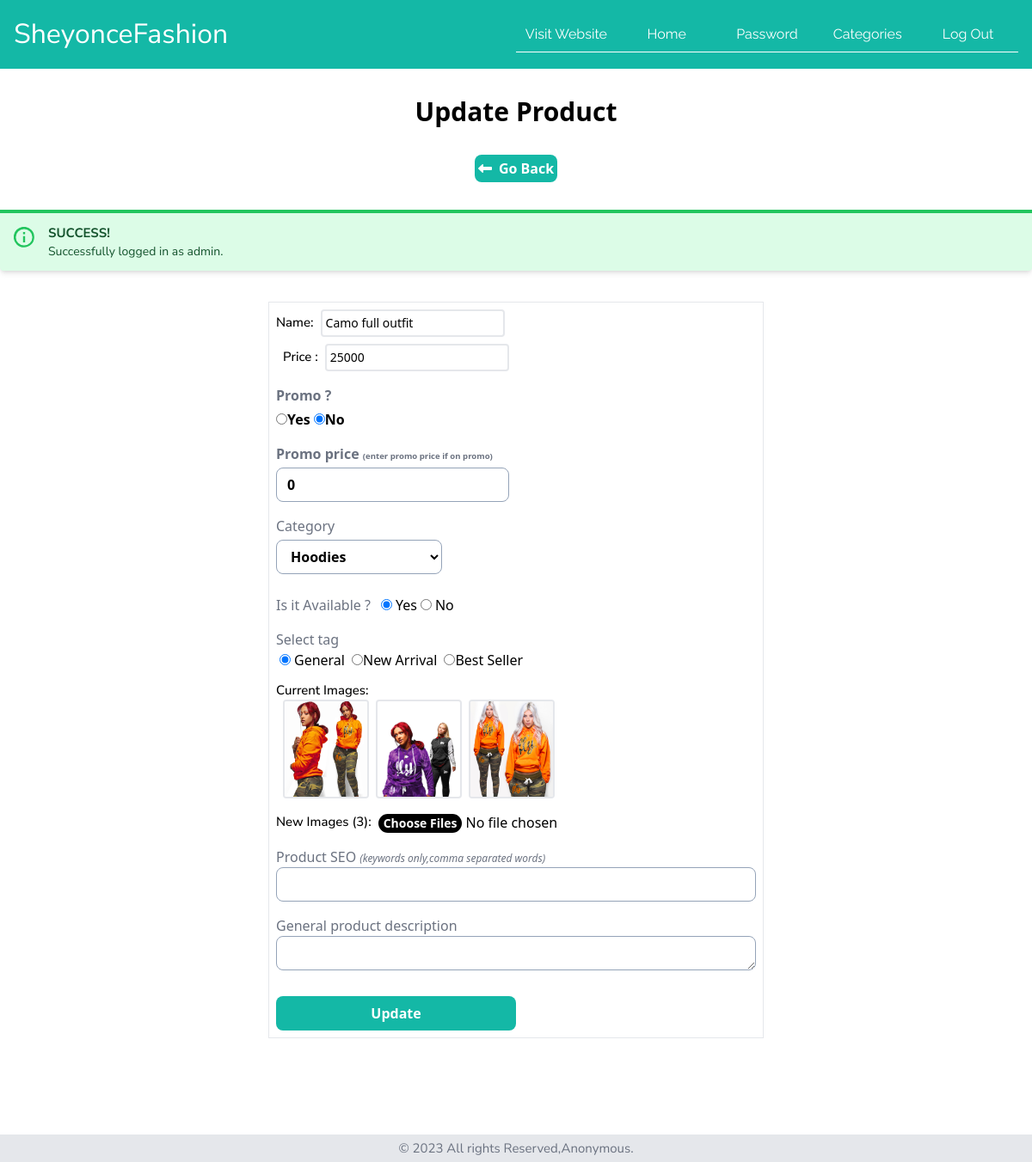
Screenshot of /admin_panel/update-prod.php?id=2 (signed in) with the database file from the repository.
### tables this page shows
CREATE TABLE `products_list` (
  `product_code` int(11) NOT NULL,
  `product_name` varchar(60) NOT NULL,
  `product_price` varchar(19) NOT NULL DEFAULT '0',
  `promo` int(11) DEFAULT 0,
  `product_pprice` varchar(19) NOT NULL DEFAULT '0',
  `product_category` int(11) NOT NULL,
  `product_desc` text NOT NULL,
  `product_seo` text NOT NULL,
  `available` int(11) NOT NULL,
  `best_or_new` int(11) NOT NULL DEFAULT 0 COMMENT '0 os defaut,1 is new ariival, 2 is best seller',
  `product_image` varchar(255) NOT NULL
);

CREATE TABLE `tbl_category` (
  `id` int(11) NOT NULL,
  `cat_name` varchar(56) NOT NULL,
  `cat_image` text NOT NULL
);

### admin_panel/update-prod.php (the view, shortened to what this page needs)
<?php
include '../config/config.inc.php';
?>
 <?php
    if(isset($_GET['id'])){
        $id = $_GET['id'];
        $sql2 = "SELECT * FROM products_list WHERE product_code=$id";
        $res2 = mysqli_query($conn, $sql2);
        $row = mysqli_fetch_assoc($res2);
         $title = $row['product_name'];
         $price = $row['product_price'];
         $current_images_row = $row['product_image'];
        $disp_cur_images =explode(",",substr($current_images_row , 0 ,-1));
        $status=$row['available'];
        $promo = $row['promo'];
        $promo_ens = $row['product_pprice'];
        $categ = $row['product_category'];
        $tag = $row['best_or_new'];
       $descc = $row['product_desc'];
       $seoo = $row['product_seo'];
    } else{
        header('location:index');
    }
?>
    <?php
include 'partials/header-add.php';
?>
<div class="text-center font-bold text-3xl my-8" >
    Update Product
</div>
 <div class="w-full flex justify-center items-center">
 <a href="index" class="w-auto p-1 mb-2  font-semibold bg-teal-500 text-white rounded-lg "><i class="fa-solid fa-left-long mr-2"></i>Go Back</a>
 </div>
<?php
                if(isset($_SESSION['login'])){
                    echo $_SESSION['login'];
                }
            ?>
<section class="mb-[100px] md:flex justify-center items-center">
    <form  method="POST" class="p-3 md:w-1/2" enctype="multipart/form-data">
        <div class="border  p-2">
                <div class="flex items-center">
                   <p class="font-medium">Name: </p>
                     <input class="focus:outline-none border-2  font-medium  rounded ml-2 text-sm p-1" class="focus:outline-none border rounded ml-2 text-sm p-1" type="text" name="name" value="<?php echo $title; ?>" >
                </div>
                <div class=" mb-2 p-2">
                <div class="flex items-center">
                   <p class="font-medium">Price : </p>
                     <input class="focus:outline-none border-2  font-medium  rounded ml-2 text-sm p-1" class="focus:outline-none border rounded ml-2 text-sm p-1" type="text" name="price" value="<?php echo $price; ?>" >
                </div>
            </div>
            <div class="font-semibold">
        <label class="block mb-1 text-gray-500" for="forms-labelOverInputCode">Promo ?</label>
        <input <?php if($promo==1) {echo "checked";} ?> type="radio" name="promo" value="1">Yes
        <input <?php if($promo==0) {echo "checked";} ?> type="radio" name="promo" value="0">No
      </div>
      <div class="font-semibold my-4">
        <label class="block mb-1 text-gray-500" for="forms-labelOverInputCode">Promo price <span class="text-[.6rem]">(enter promo  price if on promo)</span> </label>
       <input value="<?php echo $promo_ens; ?>" class="h-10 px-3 text-base border border-slate-400 rounded-lg focus:shadow-outline" type="text" name="pdate"/>
      </div>
    <div class="my-4">
        <label class="block mb-1 text-gray-500" >Category</label>
        <select name="type" class=" h-10 px-3 mb-2 text-base bg-white  font-semibold border border-slate-400 rounded-lg focus:shadow-outline">
        <?php
$sql = "SELECT * FROM tbl_category";
$res = mysqli_query($conn, $sql);
$count = mysqli_num_rows($res);
if($count>0){
while($row=mysqli_fetch_assoc($res)){
$category_title = $row['cat_name'];
$category_id = $row['id'];
?>
<option <?php if($categ==$category_id){echo "selected";} ?> value="<?php echo $category_id; ?>"><?php echo $category_title; ?></option>
<?php } } else {
echo "<option value='0'>Category Not Available.</option>";
                            }
                        ?>
              </select>
      </div>
      <div class="flex items-center">
        <label class="mr-2 text-gray-500" for="forms-labelOverInputCode">Is it Available ?</label>
        <input <?php if($status==1) {echo "checked";} ?> class="mx-1" type="radio" value="1"  name="Available"/><span>Yes</span>
        <input <?php if($status==0) {echo "checked";} ?> class="mx-1" type="radio" value="0" name="Available"/><span>No</span>
      </div>
      <div  class="mt-4">
        <label class="mr-2 text-gray-500" for="forms-labelOverInputCode">Select tag</label>
       <div  class=" flex items-center">
       <input <?php if($tag==0) {echo "checked";} ?> class="mx-1" type="radio" value="0" name="tag" checked/><span>General</span>
       <input <?php if($tag==1) {echo "checked";} ?> class="ml-2" type="radio" value="1" name="tag"/><span>New Arrival</span>
       <input <?php if($tag==2) {echo "checked";} ?> class="ml-2" type="radio" value="2" name="tag"/><span>Best Seller</span>
       </div>
      </div>
      <div class="my-3">
                    <p class="font-medium">Current Images: </p>
                      <div class="flex">
                      <?php
                       foreach ($disp_cur_images as $cur_item){
                            ?>
<img src="../assets/images/products/<?php echo $cur_item; ?>" alt="/" width="100px" height="100px" class="rounded ml-2 border-2">
                            <?php
                        }
                    ?>
                      </div>
                 </div>
                 <div class="my-4 lg:flex">
                    <p class="font-medium">New Images (3): </p>
      <input class="focus:outline-none  file:rounded-full ml-2  file:border-0
                      file:text-sm file:font-semibold
                      file:bg-black file:text-white"  type="file" name="images[]"  multiple>
                 </div>
      <div class="mt-4">
        <label class="mr-2 text-gray-500"  for="forms-labelOverInputCode">Product SEO <span class="text-xs italic">(keywords only,comma separated words)</span> </label>
        <input name="seo" value="<?php echo $seoo; ?>" class="w-full h-10 px-3 text-base placeholder-gray-300 border border-slate-400 rounded-lg focus:outline-none"/>
      </div>
      <div class="mt-4">
        <label class="my-2 text-gray-500"  for="forms-labelOverInputCode">General product description</label>
        <textarea  name="desc" class="w-full h-10 px-3 text-base placeholder-gray-300 border border-slate-400 rounded-lg focus:outline-none"><?php echo $descc; ?></textarea>
      </div>
    <input class="w-1/2 h-10 px-3 mt-6 font-semibold bg-teal-500 text-white rounded-lg focus:outline-none" type="submit" name="update" value="Update"/>
  </form>
                    </section>
<?php include 'partials/footer.php'; ?>
</body>
</html>

### assets/css/custom.css (style rules this page uses)
p { font-family: 'Nunito Sans', sans-serif; font-weight: 400; font-size: 15px; }

### rows the page displays
products_list: name "Camo full outfit", price "25000", promo "☑", pdate "0", type "Hoodies", available "☑", best_or_new "☑"

### other values shown
$_SESSION['login'] "SUCCESS! Successfully logged in as admin."
